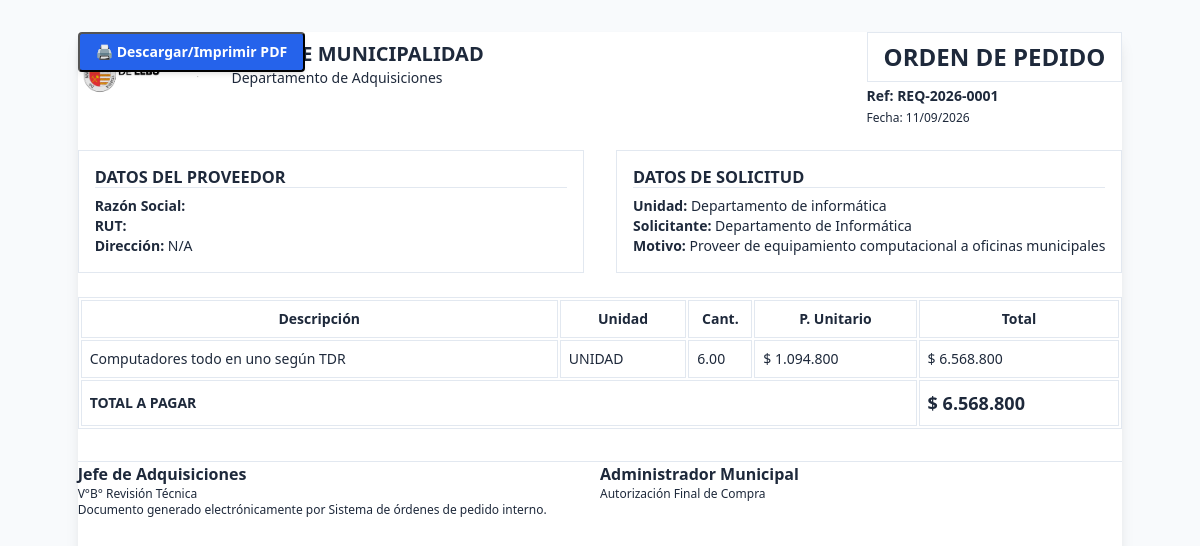
Page /generar_opi.php?id=1 on the earlier database version.
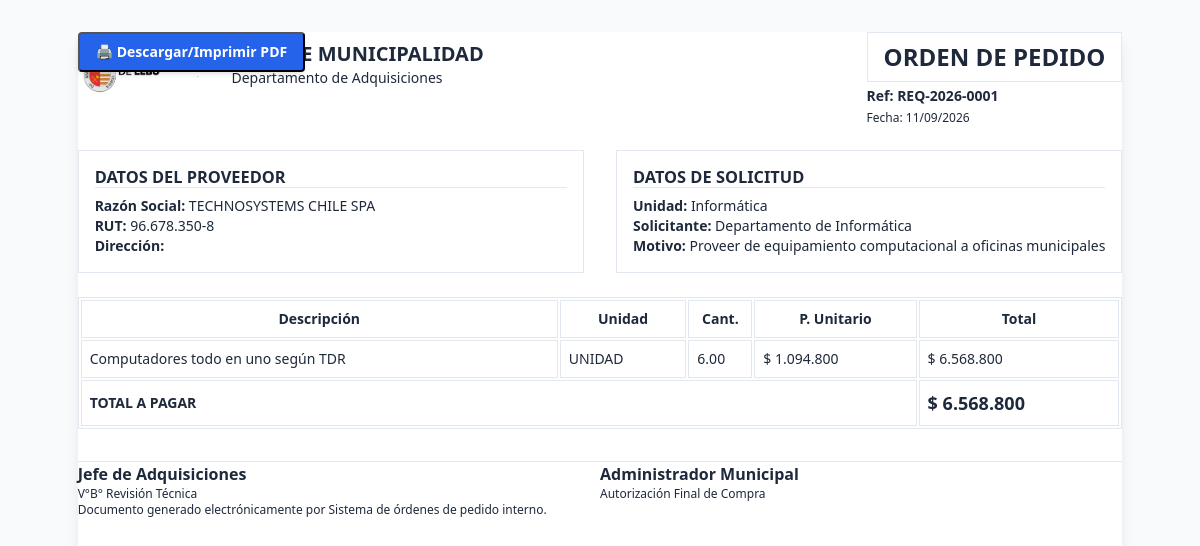
Same page on the later database version.
### tables this page shows
CREATE TABLE `expedientes` (
  `id` int NOT NULL AUTO_INCREMENT,
  `codigo_interno` varchar(50) NOT NULL,
  `titulo_compra` varchar(255) NOT NULL DEFAULT 'Sin Título',
  `folio_opi` varchar(50) DEFAULT NULL,
  `usuario_creador_id` int NOT NULL,
  `unidad_origen_id` int NOT NULL,
  `centro_costo_id` int NOT NULL,
  `tipo_compra_id` int NOT NULL,
  `prioridad_id` int NOT NULL,
  `cuenta_presupuestaria_id` int DEFAULT NULL,
  `cuenta_maestra_id` int DEFAULT NULL,
  `area_gestion_id` int DEFAULT NULL,
  `rango_utm_id` int DEFAULT NULL,
  `proveedor_adjudicado_id` int DEFAULT NULL,
  `id_contrato_suministro` varchar(100) DEFAULT NULL,
  `id_compra_agil` varchar(50) DEFAULT NULL,
  `id_licitacion` varchar(100) DEFAULT NULL,
  `orden_compra_numero` varchar(100) DEFAULT NULL,
  `decreto_alcaldicio_numero` varchar(100) DEFAULT NULL,
  `conv_marco_oc` varchar(100) DEFAULT NULL,
  `monto_estimado` decimal(15,2) NOT NULL DEFAULT '0.00',
  `monto_definitivo` decimal(15,2) DEFAULT NULL,
  `tipo_impuesto` enum('NETO','IVA_INCLUIDO','EXENTO') DEFAULT 'NETO',
  `motivo_compra` text NOT NULL,
  `estado_actual` varchar(50) NOT NULL DEFAULT 'BORRADOR',
  `observacion_cierre` text,
  `created_at` timestamp NULL DEFAULT CURRENT_TIMESTAMP,
  `updated_at` timestamp NULL DEFAULT CURRENT_TIMESTAMP ON UPDATE CURRENT_TIMESTAMP,
  `fecha_visa_presupuesto` datetime DEFAULT NULL,
  `fecha_adjudicacion` datetime DEFAULT NULL,
  `fecha_aprobacion_opi` datetime DEFAULT NULL,
  `fecha_cierre` datetime DEFAULT NULL,
  `num_certificado_oficial` varchar(20) DEFAULT NULL,
  `id_entidad_gobierno` varchar(50) DEFAULT 'ID PE-MUN-00335',
  `plan_compras_proyecto` varchar(100) DEFAULT NULL,
  `plan_compras_item` int DEFAULT NULL,
  PRIMARY KEY (`id`),
  UNIQUE KEY `uk_expedientes_codigo` (`codigo_interno`),
  KEY `fk_exp_usuario` (`usuario_creador_id`),
  KEY `fk_exp_unidad` (`unidad_origen_id`),
  KEY `fk_exp_tipo` (`tipo_compra_id`),
  KEY `fk_exp_prioridad` (`prioridad_id`),
  KEY `fk_exp_cc` (`centro_costo_id`),
  KEY `fk_exp_cm` (`cuenta_maestra_id`),
  KEY `fk_exp_ag` (`area_gestion_id`),
  KEY `fk_exp_prov` (`proveedor_adjudicado_id`),
  KEY `fk_exp_estado` (`estado_actual`),
  CONSTRAINT `fk_exp_ag` FOREIGN KEY (`area_gestion_id`) REFERENCES `areas_gestion` (`id`) ON DELETE RESTRICT,
  CONSTRAINT `fk_exp_cc` FOREIGN KEY (`centro_costo_id`) REFERENCES `centros_costo` (`id`) ON DELETE RESTRICT,
  CONSTRAINT `fk_exp_cm` FOREIGN KEY (`cuenta_maestra_id`) REFERENCES `cuentas_maestras` (`id`) ON DELETE RESTRICT,
  CONSTRAINT `fk_exp_estado` FOREIGN KEY (`estado_actual`) REFERENCES `estados_tramite` (`codigo`) ON DELETE RESTRICT,
  CONSTRAINT `fk_exp_prioridad` FOREIGN KEY (`prioridad_id`) REFERENCES `prioridades` (`id`) ON DELETE RESTRICT,
  CONSTRAINT `fk_exp_prov` FOREIGN KEY (`proveedor_adjudicado_id`) REFERENCES `proveedores` (`id`) ON DELETE SET NULL,
  CONSTRAINT `fk_exp_tipo` FOREIGN KEY (`tipo_compra_id`) REFERENCES `tipos_compra` (`id`) ON DELETE RESTRICT,
  CONSTRAINT `fk_exp_unidad` FOREIGN KEY (`unidad_origen_id`) REFERENCES `unidades` (`id`) ON DELETE RESTRICT,
  CONSTRAINT `fk_exp_usuario` FOREIGN KEY (`usuario_creador_id`) REFERENCES `usuarios` (`id`) ON DELETE RESTRICT
);

CREATE TABLE `unidades` (
  `id` int NOT NULL AUTO_INCREMENT,
  `nombre` varchar(150) NOT NULL,
  `padre_id` int DEFAULT NULL,
  `centro_costo_id` int DEFAULT NULL,
  `jefe_actual_id` int DEFAULT NULL,
  PRIMARY KEY (`id`),
  KEY `fk_unidades_padre` (`padre_id`),
  KEY `fk_unidades_cc` (`centro_costo_id`),
  CONSTRAINT `fk_unidades_cc` FOREIGN KEY (`centro_costo_id`) REFERENCES `centros_costo` (`id`) ON DELETE SET NULL,
  CONSTRAINT `fk_unidades_padre` FOREIGN KEY (`padre_id`) REFERENCES `unidades` (`id`) ON DELETE SET NULL
);

CREATE TABLE `usuarios` (
  `id` int NOT NULL AUTO_INCREMENT,
  `unidad_id` int NOT NULL,
  `rol_id` int NOT NULL,
  `rut` varchar(12) NOT NULL,
  `nombre_completo` varchar(150) NOT NULL,
  `email` varchar(150) NOT NULL,
  `password_hash` varchar(255) DEFAULT NULL,
  `es_jefe_unidad` tinyint(1) DEFAULT '0',
  `activo` tinyint(1) DEFAULT '1',
  `cargo` varchar(150) DEFAULT NULL,
  `token_verificacion` varchar(100) DEFAULT NULL,
  `email_verificado` tinyint(1) NOT NULL DEFAULT '0',
  `estado_aprobacion` enum('APROBADO','PENDIENTE_VERIFICACION','PENDIENTE_APROBACION','RECHAZADO') NOT NULL DEFAULT 'APROBADO',
  `fecha_registro` datetime NOT NULL DEFAULT CURRENT_TIMESTAMP,
  PRIMARY KEY (`id`),
  UNIQUE KEY `uk_usuarios_rut` (`rut`),
  UNIQUE KEY `uk_usuarios_email` (`email`),
  KEY `fk_usuarios_unidad` (`unidad_id`),
  KEY `fk_usuarios_rol` (`rol_id`),
  CONSTRAINT `fk_usuarios_rol` FOREIGN KEY (`rol_id`) REFERENCES `roles` (`id`) ON DELETE RESTRICT,
  CONSTRAINT `fk_usuarios_unidad` FOREIGN KEY (`unidad_id`) REFERENCES `unidades` (`id`) ON DELETE RESTRICT
);

CREATE TABLE `proveedores` (
  `id` int NOT NULL AUTO_INCREMENT,
  `rut` varchar(12) NOT NULL,
  `razon_social` varchar(150) NOT NULL,
  `direccion` varchar(200) DEFAULT NULL,
  `activo` tinyint(1) NOT NULL DEFAULT '1',
  PRIMARY KEY (`id`),
  UNIQUE KEY `uk_proveedores_rut` (`rut`)
);

### generar_opi.php (the view, shortened to what the changed rows need)
<?php
require_once __DIR__ . '/config.php';
$id = $_GET['id'];
$stmt = $pdo->prepare("SELECT e.*, u.nombre_completo, un.nombre as unidad, p.razon_social, p.rut as rut_prov, p.direccion as dir_prov FROM expedientes e JOIN usuarios u ON e.usuario_creador_id=u.id JOIN unidades un ON e.unidad_origen_id=un.id LEFT JOIN proveedores p ON e.proveedor_adjudicado_id=p.id WHERE e.id=?");
$stmt->execute([$id]);
$e = $stmt->fetch();
?>
<!DOCTYPE html>
<html lang="es">
<head>
    <link rel="stylesheet" href="css/style.css">
</head>
<body class="bg-gray-100 p-8 min-h-screen flex justify-center">
    <div class="bg-white w-[21cm] min-h-[29.7cm] p-10 shadow-lg relative">
        <div class="flex justify-between items-start border-b-2 border-black pb-4 mb-6">
            <div class="flex items-center gap-4">
                <div>
                    <h1 class="text-xl font-bold uppercase">Ilustre Municipalidad</h1>
                </div>
            </div>
            <div class="text-right">
                <h2 class="text-2xl font-bold border border-black px-4 py-2">ORDEN DE PEDIDO</h2>
                <p class="text-sm mt-1 font-bold">Ref: <?= $e['codigo_interno'] ?></p>
                <p class="text-xs mt-1">Fecha: <?= date('d/m/Y') ?></p>
            </div>
        </div>
        <div class="grid grid-cols-2 gap-8 mb-6 text-sm">
            <div class="border p-4">
                <h3 class="font-bold border-b mb-2 uppercase bg-gray-100">Datos del Proveedor</h3>
                <p><strong>Razón Social:</strong> <?= htmlspecialchars($e['razon_social']) ?></p>
                <p><strong>RUT:</strong> <?= htmlspecialchars($e['rut_prov']) ?></p>
                <p><strong>Dirección:</strong> <?= htmlspecialchars($e['dir_prov'] ?? 'N/A') ?></p>
            </div>
            <div class="border p-4">
                <h3 class="font-bold border-b mb-2 uppercase bg-gray-100">Datos de Solicitud</h3>
                <p><strong>Unidad:</strong> <?= htmlspecialchars($e['unidad']) ?></p>
                <p><strong>Solicitante:</strong> <?= htmlspecialchars($e['nombre_completo']) ?></p>
                <p><strong>Motivo:</strong> <?= htmlspecialchars($e['motivo_compra']) ?></p>
            </div>
        </div>
        <table class="w-full text-sm mb-8 border-collapse border border-black">
            <thead class="bg-gray-200">
                <tr>
                    <th class="border border-black p-2 text-left">Descripción</th>
                    <th class="border border-black p-2 w-20 text-center">Unidad</th>
                    <th class="border border-black p-2 w-16 text-center">Cant.</th>
                    <th class="border border-black p-2 w-28 text-right">P. Unitario</th>
                    <th class="border border-black p-2 w-28 text-right">Total</th>
                </tr>
            </thead>
        </table>
    </div>
</body>
</html>

Differences in the rows shown:
changed through a linked row, expedientes "Proveer de equipamiento computacional a oficinas municipales": proveedor_adjudicado.razon_social (not shown) → "TECHNOSYSTEMS CHILE SPA"; proveedor_adjudicado.rut (not shown) → "96.678.350-8"; unidad_origen.nombre "Departamento de informática" → "Informática"
Other differences:
$e['dir_prov']: "N/A" → (not shown)
